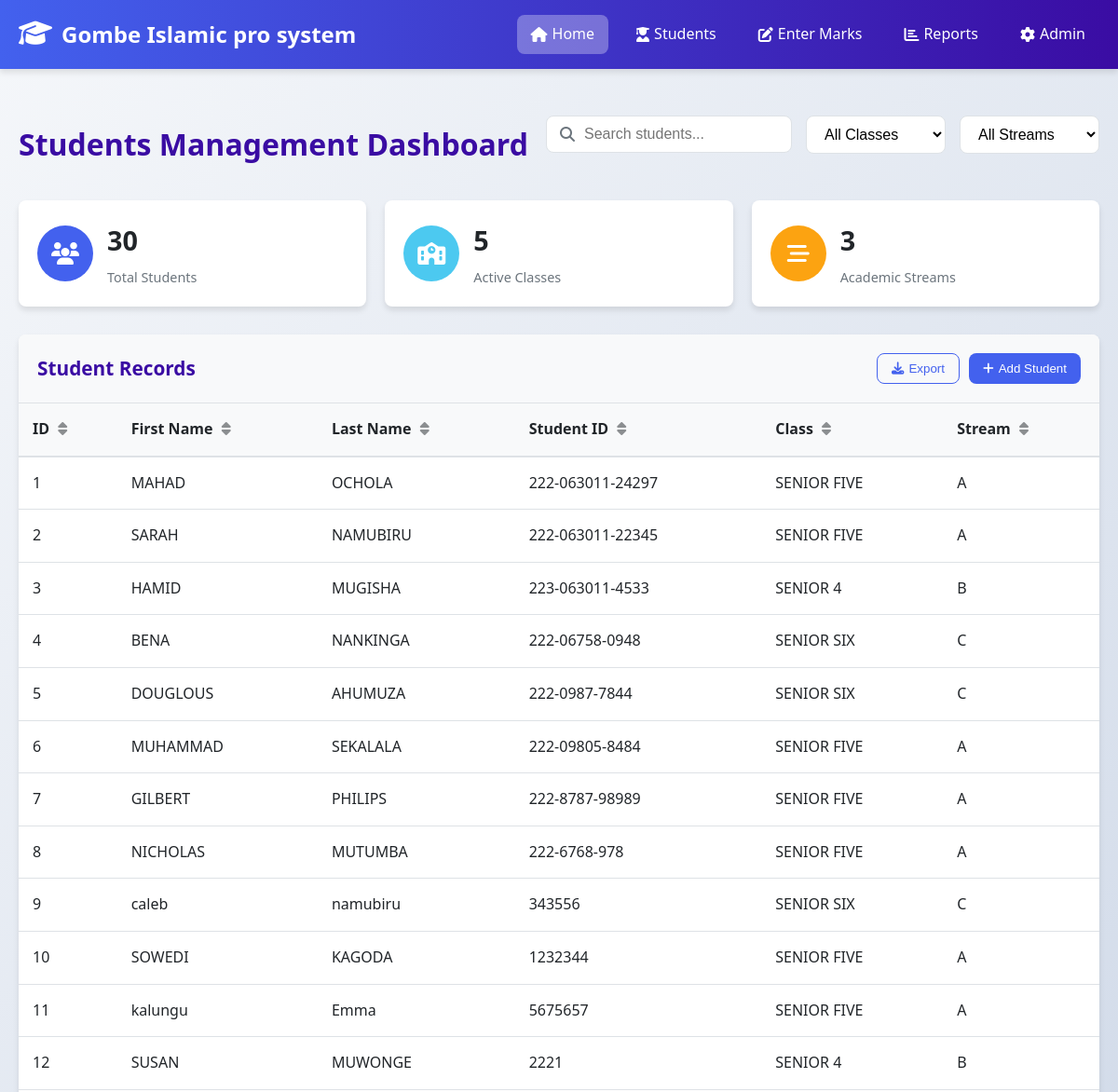
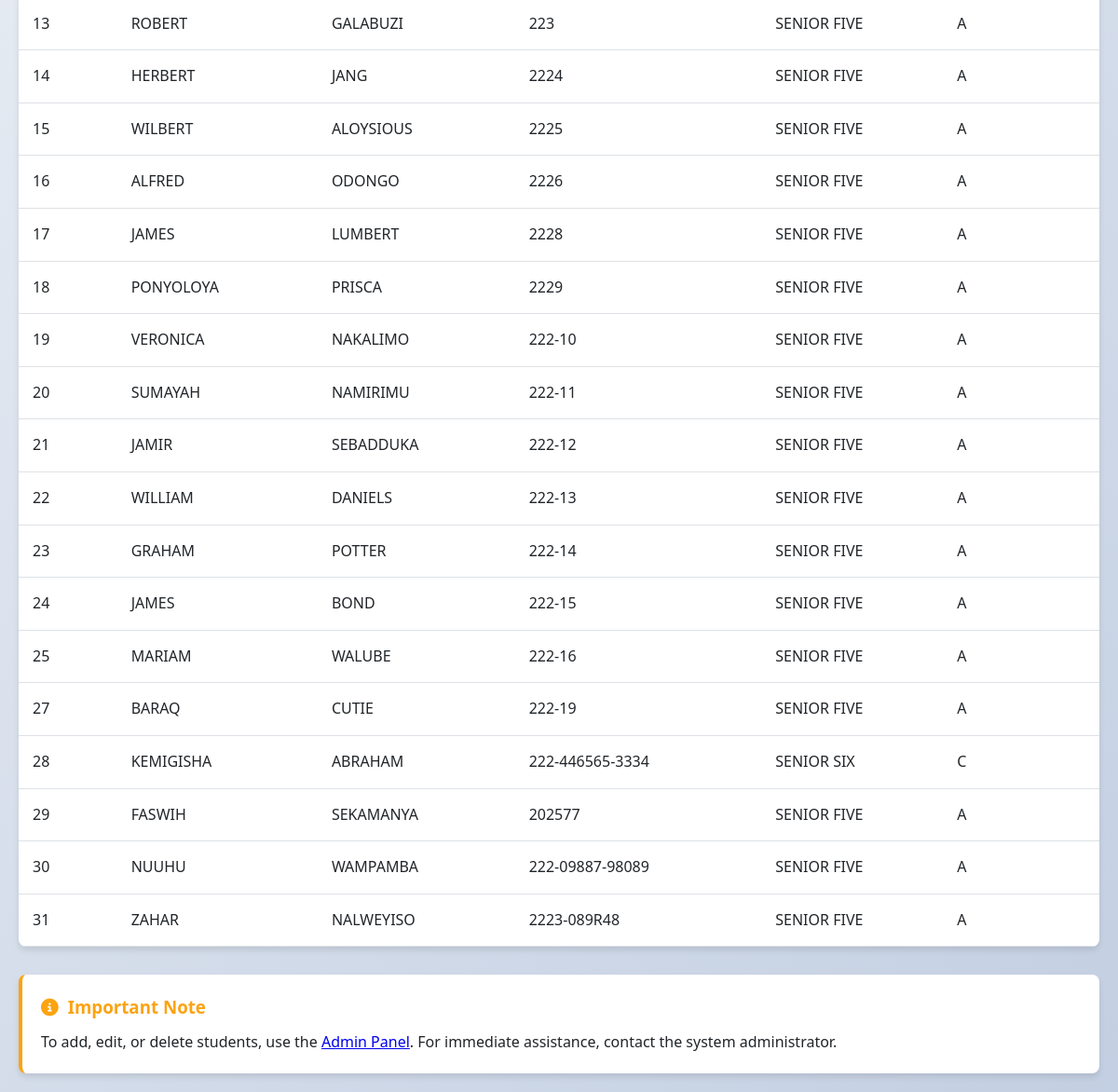
The page /students/ on the database its author committed (2 pictures, top to bottom).
### reports/models.py (models this page shows, shortened)
class Student(models.Model):
    first_name = models.CharField(max_length=100)
    last_name = models.CharField(max_length=100)
    student_id = models.CharField(max_length=20, unique=True)
    classroom = models.ForeignKey(ClassRoom, on_delete=models.CASCADE, related_name='students')
    gender = models.CharField(max_length=10, choices=[('Male', 'Male'), ('Female', 'Female')], blank=True)

class ClassRoom(models.Model):
    name = models.CharField(max_length=50)
    stream = models.CharField(max_length=50, blank=True)

### reports/views.py (the view)
# urls.py: path('students/', views.students_list, name='students-list'),
def students_list(request):
    students = Student.objects.all().select_related('classroom')
    classrooms = ClassRoom.objects.all()
    context = {
        'students': students,
        'classrooms': classrooms,
    }
    return render(request, 'students.html', context)

### reports/templates/students.html (shortened to what this page needs)
<!DOCTYPE html>
<html lang="en">
<head>
    <link rel="stylesheet" href="https://cdnjs.cloudflare.com/ajax/libs/font-awesome/6.4.0/css/all.min.css">
</head>
<body>
    <header>
        <div class="header-content">
            <div class="logo">
                <i class="fas fa-graduation-cap"></i>
                <span>Gombe Islamic pro system</span>
            </div>
            <nav class="nav">
                <a href="/" class="active"><i class="fas fa-home"></i> Home</a>
                <a href="/students/"><i class="fas fa-user-graduate"></i> Students</a>
                <a href="/marks/"><i class="fas fa-edit"></i> Enter Marks</a>
                <a href="/reports/"><i class="fas fa-chart-bar"></i> Reports</a>
                <a href="/admin/" target="_blank"><i class="fas fa-cog"></i> Admin</a>
            </nav>
        </div>
    </header>
    <div class="container">
        <section class="dashboard">
            <div class="dashboard-header">
                <h1 class="dashboard-title">Students Management Dashboard</h1>
                <div class="search-filter">
                    <div class="search-box">
                        <i class="fas fa-search"></i>
                        <input type="text" id="searchInput" placeholder="Search students...">
                    </div>
                    <select class="filter-select" id="classFilter">
                        <option value="">All Classes</option>
                    </select>
                    <select class="filter-select" id="streamFilter">
                        <option value="">All Streams</option>
                    </select>
                </div>
            </div>
            <div class="stats-container">
                <div class="stat-card">
                    <div class="stat-icon students">
                        <i class="fas fa-users"></i>
                    </div>
                    <div class="stat-info">
                        <h3 id="totalStudents">{{ students|length }}</h3>
                        <p>Total Students</p>
                    </div>
                </div>
                <div class="stat-card">
                    <div class="stat-icon classes">
                        <i class="fas fa-school"></i>
                    </div>
                    <div class="stat-info">
                        <h3 id="totalClasses">5</h3>
                        <p>Active Classes</p>
                    </div>
                </div>
                <div class="stat-card">
                    <div class="stat-icon streams">
                        <i class="fas fa-stream"></i>
                    </div>
                    <div class="stat-info">
                        <h3 id="totalStreams">3</h3>
                        <p>Academic Streams</p>
                    </div>
                </div>
            </div>
            <div class="table-container">
                <div class="table-header">
                    <h2 class="table-title">Student Records</h2>
                    <div class="table-actions">
                        <button class="btn btn-outline" id="exportBtn">
                            <i class="fas fa-download"></i> Export
                        </button>
                        <button class="btn btn-primary" id="addStudentBtn">
                            <i class="fas fa-plus"></i> Add Student
                        </button>
                    </div>
                </div>
                <table id="studentsTable">
                    <thead>
                        <tr>
                            <th data-sort="id">ID <i class="fas fa-sort"></i></th>
                            <th data-sort="firstName">First Name <i class="fas fa-sort"></i></th>
                            <th data-sort="lastName">Last Name <i class="fas fa-sort"></i></th>
                            <th data-sort="studentId">Student ID <i class="fas fa-sort"></i></th>
                            <th data-sort="class">Class <i class="fas fa-sort"></i></th>
                            <th data-sort="stream">Stream <i class="fas fa-sort"></i></th>
                        </tr>
                    </thead>
                    <tbody id="studentsTableBody">
                        {% for student in students %}
                        <tr>
                            <td>{{ student.id }}</td>
                            <td>{{ student.first_name }}</td>
                            <td>{{ student.last_name }}</td>
                            <td>{{ student.student_id }}</td>
                            <td>{{ student.classroom.name }}</td>
                            <td>{{ student.classroom.stream }}</td>
                        </tr>
                        {% endfor %}
                    </tbody>
                </table>
            </div>
            <div class="note-section">
                <h3><i class="fas fa-info-circle"></i> Important Note</h3>
                <p>To add, edit, or delete students, use the <a href="/admin/reports/student/">Admin Panel</a>. For immediate assistance, contact the system administrator.</p>
            </div>
        </section>
    </div>
</body>
</html>

### reports/templates/students.html (style rules this page uses)
:root { --primary: #4361ee; --secondary: #3a0ca3; --success: #4cc9f0; --light: #f8f9fa; --dark: #212529; --danger: #e63946; --warning: #fca311; --info: #4895ef; --gray: #6c757d; --border-radius: 8px; --box-shadow: 0 4px 6px rgba(0, 0, 0, 0.1); --transition: all 0.3s ease; }
* { margin: 0; padding: 0; box-sizing: border-box; }
body { font-family: 'Segoe UI', Tahoma, Geneva, Verdana, sans-serif; background: linear-gradient(135deg, #f5f7fa 0%, #c3cfe2 100%); color: var(--dark); line-height: 1.6; min-height: 100vh; padding: 0; }
.container { max-width: 1200px; margin: 0 auto; padding: 20px; }
header { background: linear-gradient(to right, var(--primary), var(--secondary)); color: white; padding: 1rem 0; box-shadow: var(--box-shadow); position: sticky; top: 0; z-index: 100; }
.header-content { display: flex; justify-content: space-between; align-items: center; max-width: 1200px; margin: 0 auto; padding: 0 20px; }
.logo { display: flex; align-items: center; gap: 10px; font-size: 1.5rem; font-weight: 700; }
.logo i { font-size: 1.8rem; }
.nav { display: flex; gap: 15px; }
.nav a { color: white; text-decoration: none; padding: 8px 15px; border-radius: var(--border-radius); transition: var(--transition); display: flex; align-items: center; gap: 5px; font-weight: 500; }
.nav a.active { background: rgba(255, 255, 255, 0.3); }
.dashboard { margin-top: 30px; }
.dashboard-header { display: flex; justify-content: space-between; align-items: center; margin-bottom: 30px; }
.dashboard-title { font-size: 2rem; color: var(--secondary); font-weight: 700; }
.stats-container { display: grid; grid-template-columns: repeat(auto-fit, minmax(250px, 1fr)); gap: 20px; margin-bottom: 30px; }
.stat-card { background: white; border-radius: var(--border-radius); padding: 20px; box-shadow: var(--box-shadow); display: flex; align-items: center; gap: 15px; transition: var(--transition); }
.stat-icon { width: 60px; height: 60px; border-radius: 50%; display: flex; align-items: center; justify-content: center; font-size: 1.5rem; color: white; }
.stat-icon.students { background: var(--primary); }
.stat-icon.classes { background: var(--success); }
.stat-icon.streams { background: var(--warning); }
.stat-info h3 { font-size: 1.8rem; margin-bottom: 5px; }
.stat-info p { color: var(--gray); font-size: 0.9rem; }
.table-container { background: white; border-radius: var(--border-radius); box-shadow: var(--box-shadow); overflow: hidden; margin-bottom: 30px; }
.table-header { display: flex; justify-content: space-between; align-items: center; padding: 20px; background: var(--light); border-bottom: 1px solid #dee2e6; }
.table-title { font-size: 1.3rem; font-weight: 600; color: var(--secondary); }
.table-actions { display: flex; gap: 10px; }
.btn { padding: 8px 15px; border: none; border-radius: var(--border-radius); cursor: pointer; font-weight: 500; transition: var(--transition); display: flex; align-items: center; gap: 5px; }
.btn-primary { background: var(--primary); color: white; }
.btn-outline { background: transparent; border: 1px solid var(--primary); color: var(--primary); }
table { width: 100%; border-collapse: collapse; }
thead { background: var(--light); }
th { padding: 15px; text-align: left; font-weight: 600; color: var(--dark); border-bottom: 2px solid #dee2e6; position: relative; cursor: pointer; user-select: none; }
th i { margin-left: 5px; opacity: 0.5; }
tbody tr { transition: var(--transition); }
td { padding: 15px; border-bottom: 1px solid #dee2e6; }
.note-section { background: white; border-radius: var(--border-radius); padding: 20px; box-shadow: var(--box-shadow); border-left: 4px solid var(--warning); }
.note-section h3 { color: var(--warning); margin-bottom: 10px; display: flex; align-items: center; gap: 10px; }
.search-filter { display: flex; gap: 15px; margin-bottom: 20px; }
.search-box { flex: 1; position: relative; }
.search-box input { width: 100%; padding: 10px 15px 10px 40px; border: 1px solid #dee2e6; border-radius: var(--border-radius); font-size: 1rem; }
.search-box i { position: absolute; left: 15px; top: 50%; transform: translateY(-50%); color: var(--gray); }
.filter-select { padding: 10px 15px; border: 1px solid #dee2e6; border-radius: var(--border-radius); background: white; font-size: 1rem; min-width: 150px; }
tbody tr { animation: fadeIn 0.5s ease forwards; }
tbody tr:nth-child(even) { animation-delay: 0.1s; }
tbody tr:nth-child(odd) { animation-delay: 0.2s; }

### rows shown on the page
Student: id "1", first_name "MAHAD", last_name "OCHOLA", student_id "222-063011-24297", classroom.name "SENIOR FIVE", classroom.stream "A"
Student: id "2", first_name "SARAH", last_name "NAMUBIRU", student_id "222-063011-22345", classroom.name "SENIOR FIVE", classroom.stream "A"
Student: id "3", first_name "HAMID", last_name "MUGISHA", student_id "223-063011-4533", classroom.name "SENIOR 4", classroom.stream "B"
Student: id "4", first_name "BENA", last_name "NANKINGA", student_id "222-06758-0948", classroom.name "SENIOR SIX", classroom.stream "C"
Student: id "5", first_name "DOUGLOUS", last_name "AHUMUZA", student_id "222-0987-7844", classroom.name "SENIOR SIX", classroom.stream "C"
Student: id "6", first_name "MUHAMMAD", last_name "SEKALALA", student_id "222-09805-8484", classroom.name "SENIOR FIVE", classroom.stream "A"
Student: id "7", first_name "GILBERT", last_name "PHILIPS", student_id "222-8787-98989", classroom.name "SENIOR FIVE", classroom.stream "A"
Student: id "8", first_name "NICHOLAS", last_name "MUTUMBA", student_id "222-6768-978", classroom.name "SENIOR FIVE", classroom.stream "A"
Student: id "9", first_name "caleb", last_name "namubiru", student_id "343556", classroom.name "SENIOR SIX", classroom.stream "C"
Student: id "10", first_name "SOWEDI", last_name "KAGODA", student_id "1232344", classroom.name "SENIOR FIVE", classroom.stream "A"
Student: id "11", first_name "kalungu", last_name "Emma", student_id "5675657", classroom.name "SENIOR FIVE", classroom.stream "A"
Student: id "12", first_name "SUSAN", last_name "MUWONGE", student_id "2221", classroom.name "SENIOR 4", classroom.stream "B"
Student: id "13", first_name "ROBERT", last_name "GALABUZI", student_id "223", classroom.name "SENIOR FIVE", classroom.stream "A"
Student: id "14", first_name "HERBERT", last_name "JANG", student_id "2224", classroom.name "SENIOR FIVE", classroom.stream "A"
Student: id "15", first_name "WILBERT", last_name "ALOYSIOUS", student_id "2225", classroom.name "SENIOR FIVE", classroom.stream "A"
Student: id "16", first_name "ALFRED", last_name "ODONGO", student_id "2226", classroom.name "SENIOR FIVE", classroom.stream "A"
Student: id "17", first_name "JAMES", last_name "LUMBERT", student_id "2228", classroom.name "SENIOR FIVE", classroom.stream "A"
Student: id "18", first_name "PONYOLOYA", last_name "PRISCA", student_id "2229", classroom.name "SENIOR FIVE", classroom.stream "A"
Student: id "19", first_name "VERONICA", last_name "NAKALIMO", student_id "222-10", classroom.name "SENIOR FIVE", classroom.stream "A"
Student: id "20", first_name "SUMAYAH", last_name "NAMIRIMU", student_id "222-11", classroom.name "SENIOR FIVE", classroom.stream "A"
Student: id "21", first_name "JAMIR", last_name "SEBADDUKA", student_id "222-12", classroom.name "SENIOR FIVE", classroom.stream "A"
Student: id "22", first_name "WILLIAM", last_name "DANIELS", student_id "222-13", classroom.name "SENIOR FIVE", classroom.stream "A"
Student: id "23", first_name "GRAHAM", last_name "POTTER", student_id "222-14", classroom.name "SENIOR FIVE", classroom.stream "A"
Student: id "24", first_name "JAMES", last_name "BOND", student_id "222-15", classroom.name "SENIOR FIVE", classroom.stream "A"
Student: id "25", first_name "MARIAM", last_name "WALUBE", student_id "222-16", classroom.name "SENIOR FIVE", classroom.stream "A"
Student: id "27", first_name "BARAQ", last_name "CUTIE", student_id "222-19", classroom.name "SENIOR FIVE", classroom.stream "A"
Student: id "28", first_name "KEMIGISHA", last_name "ABRAHAM", student_id "222-446565-3334", classroom.name "SENIOR SIX", classroom.stream "C"
Student: id "29", first_name "FASWIH", last_name "SEKAMANYA", student_id "202577", classroom.name "SENIOR FIVE", classroom.stream "A"
Student: id "30", first_name "NUUHU", last_name "WAMPAMBA", student_id "222-09887-98089", classroom.name "SENIOR FIVE", classroom.stream "A"
Student: id "31", first_name "ZAHAR", last_name "NALWEYISO", student_id "2223-089R48", classroom.name "SENIOR FIVE", classroom.stream "A"

### other values the page prints
{{ students|length }} "30"
